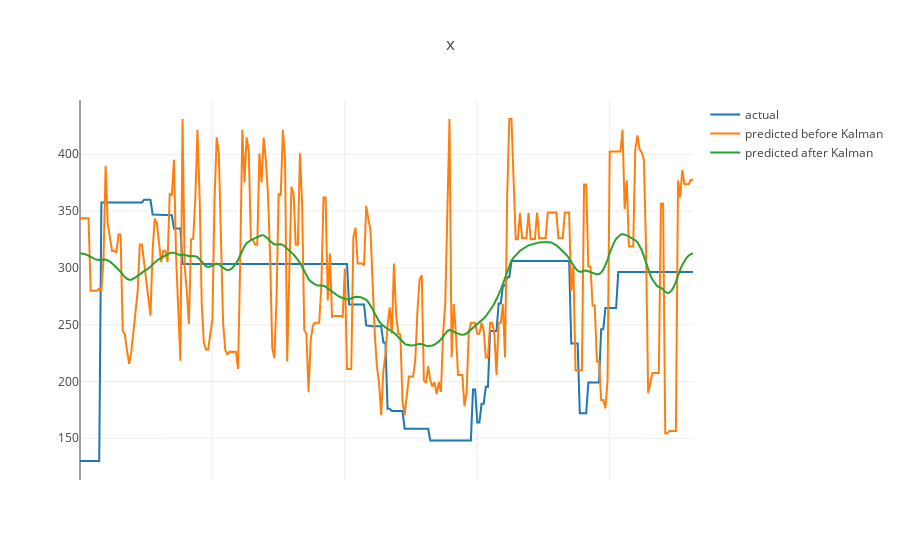
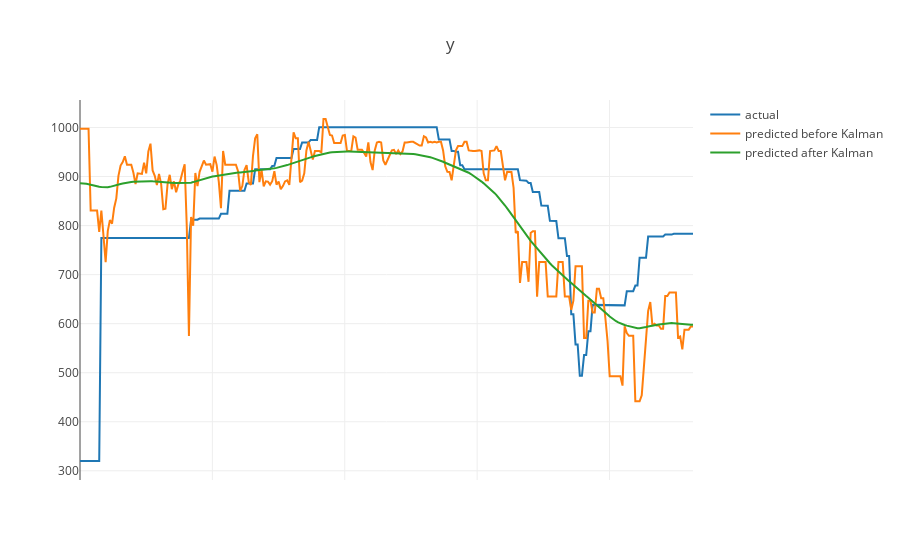

The notebook cell these images were saved under, in order:
### Code cell
def plot_predictions(actual, estimated, kalman, start, n):
    stop = start + n
    
    def plot(i, name):
        py.iplot({
            "data": [
                go.Scatter(x=np.linspace(0, 100, n), y=actual[start:stop,i], name='actual'),
                go.Scatter(x=np.linspace(0, 100, n), y=estimated[start:stop,i], name='predicted before Kalman'),
                go.Scatter(x=np.linspace(0, 100, n), y=kalman[start:stop,i], name='predicted after Kalman')
            ],
            "layout": go.Layout(
                title=name,
                xaxis=dict(
                    showticklabels=False
                )
            )
        })
        
    plot(0, 'x')
    plot(1, 'y')
    
plot_predictions(positions_test, raw_pred_pos, kalman_pos, 0, 3100)

### Figure 1 — Plotly figure (JSON) as saved in the notebook; plotly's stock layout.template omitted (floating-point values rounded to 4 significant figures; data arrays with more than 128 entries replaced by an {"elided": "..."} marker saying what was removed)
{"data": [{"name": "actual", "type": "scatter", "x": {"elided": "3100 float values"}, "y": {"elided": "288 float values"}}, {"name": "predicted before Kalman", "type": "scatter", "x": {"elided": "3100 float values"}, "y": {"elided": "288 float values"}}, {"name": "predicted after Kalman", "type": "scatter", "x": {"elided": "3100 float values"}, "y": {"elided": "288 float values"}}], "layout": {"title": "x", "xaxis": {"showticklabels": false}}}

### Figure 2 — Plotly figure (JSON) as saved in the notebook; plotly's stock layout.template omitted (floating-point values rounded to 4 significant figures; data arrays with more than 128 entries replaced by an {"elided": "..."} marker saying what was removed)
{"data": [{"name": "actual", "type": "scatter", "x": {"elided": "3100 float values"}, "y": {"elided": "288 float values"}}, {"name": "predicted before Kalman", "type": "scatter", "x": {"elided": "3100 float values"}, "y": {"elided": "288 float values"}}, {"name": "predicted after Kalman", "type": "scatter", "x": {"elided": "3100 float values"}, "y": {"elided": "288 float values"}}], "layout": {"title": "y", "xaxis": {"showticklabels": false}}}
